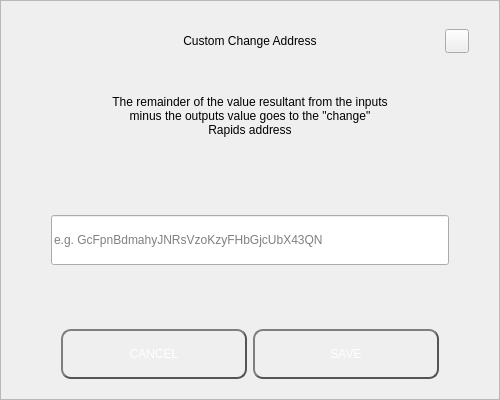
<?xml version="1.0" encoding="UTF-8"?>
<ui version="4.0">
 <class>SendChangeAddressDialog</class>
 <widget class="QDialog" name="SendChangeAddressDialog">
  <property name="geometry">
   <rect>
    <x>0</x>
    <y>0</y>
    <width>500</width>
    <height>400</height>
   </rect>
  </property>
  <property name="windowTitle">
   <string>Dialog</string>
  </property>
  <layout class="QVBoxLayout" name="verticalLayout">
   <property name="spacing">
    <number>0</number>
   </property>
   <property name="leftMargin">
    <number>0</number>
   </property>
   <property name="topMargin">
    <number>0</number>
   </property>
   <property name="rightMargin">
    <number>0</number>
   </property>
   <property name="bottomMargin">
    <number>0</number>
   </property>
   <item>
    <widget class="QFrame" name="frame">
     <property name="styleSheet">
      <string notr="true"/>
     </property>
     <property name="frameShape">
      <enum>QFrame::StyledPanel</enum>
     </property>
     <property name="frameShadow">
      <enum>QFrame::Raised</enum>
     </property>
     <layout class="QVBoxLayout" name="verticalLayout_2" stretch="0,0,0,0,0,0,0">
      <property name="spacing">
       <number>0</number>
      </property>
      <property name="leftMargin">
       <number>30</number>
      </property>
      <property name="topMargin">
       <number>20</number>
      </property>
      <property name="rightMargin">
       <number>30</number>
      </property>
      <property name="bottomMargin">
       <number>20</number>
      </property>
      <item>
       <layout class="QHBoxLayout" name="horizontalLayout_3">
        <property name="spacing">
         <number>0</number>
        </property>
        <item>
         <spacer name="horizontalSpacer_2">
          <property name="orientation">
           <enum>Qt::Horizontal</enum>
          </property>
          <property name="sizeHint" stdset="0">
           <size>
            <width>40</width>
            <height>20</height>
           </size>
          </property>
         </spacer>
        </item>
        <item>
         <widget class="QLabel" name="labelTitle">
          <property name="minimumSize">
           <size>
            <width>0</width>
            <height>40</height>
           </size>
          </property>
          <property name="maximumSize">
           <size>
            <width>16777215</width>
            <height>40</height>
           </size>
          </property>
          <property name="styleSheet">
           <string notr="true">padding-left:24px;</string>
          </property>
          <property name="text">
           <string>Custom Change Address</string>
          </property>
          <property name="alignment">
           <set>Qt::AlignCenter</set>
          </property>
          <property name="margin">
           <number>7</number>
          </property>
         </widget>
        </item>
        <item>
         <spacer name="horizontalSpacer">
          <property name="orientation">
           <enum>Qt::Horizontal</enum>
          </property>
          <property name="sizeHint" stdset="0">
           <size>
            <width>40</width>
            <height>20</height>
           </size>
          </property>
         </spacer>
        </item>
        <item>
         <widget class="QPushButton" name="btnEsc">
          <property name="minimumSize">
           <size>
            <width>24</width>
            <height>24</height>
           </size>
          </property>
          <property name="maximumSize">
           <size>
            <width>24</width>
            <height>24</height>
           </size>
          </property>
          <property name="focusPolicy">
           <enum>Qt::NoFocus</enum>
          </property>
          <property name="text">
           <string/>
          </property>
         </widget>
        </item>
       </layout>
      </item>
      <item>
       <spacer name="verticalSpacer_2">
        <property name="orientation">
         <enum>Qt::Vertical</enum>
        </property>
        <property name="sizeType">
         <enum>QSizePolicy::Fixed</enum>
        </property>
        <property name="sizeHint" stdset="0">
         <size>
          <width>20</width>
          <height>20</height>
         </size>
        </property>
       </spacer>
      </item>
      <item alignment="Qt::AlignHCenter">
       <widget class="QLabel" name="labelMessage">
        <property name="minimumSize">
         <size>
          <width>0</width>
          <height>70</height>
         </size>
        </property>
        <property name="text">
         <string>The remainder of the value resultant from the inputs minus the outputs value goes to the &quot;change&quot; Rapids address</string>
        </property>
        <property name="alignment">
         <set>Qt::AlignCenter</set>
        </property>
        <property name="wordWrap">
         <bool>true</bool>
        </property>
       </widget>
      </item>
      <item>
       <spacer name="verticalSpacer_3">
        <property name="orientation">
         <enum>Qt::Vertical</enum>
        </property>
        <property name="sizeHint" stdset="0">
         <size>
          <width>20</width>
          <height>40</height>
         </size>
        </property>
       </spacer>
      </item>
      <item>
       <layout class="QHBoxLayout" name="horizontalLayout_2">
        <property name="spacing">
         <number>0</number>
        </property>
        <property name="leftMargin">
         <number>20</number>
        </property>
        <property name="rightMargin">
         <number>20</number>
        </property>
        <item>
         <widget class="QLineEdit" name="lineEditAddress">
          <property name="minimumSize">
           <size>
            <width>0</width>
            <height>50</height>
           </size>
          </property>
          <property name="placeholderText">
           <string notr="true">e.g. GcFpnBdmahyJNRsVzoKzyFHbGjcUbX43QN</string>
          </property>
         </widget>
        </item>
       </layout>
      </item>
      <item>
       <spacer name="verticalSpacer">
        <property name="orientation">
         <enum>Qt::Vertical</enum>
        </property>
        <property name="sizeHint" stdset="0">
         <size>
          <width>20</width>
          <height>40</height>
         </size>
        </property>
       </spacer>
      </item>
      <item>
       <layout class="QHBoxLayout" name="horizontalLayout" stretch="2,2">
        <property name="spacing">
         <number>6</number>
        </property>
        <property name="leftMargin">
         <number>30</number>
        </property>
        <property name="rightMargin">
         <number>30</number>
        </property>
        <item>
         <widget class="QPushButton" name="btnCancel">
          <property name="minimumSize">
           <size>
            <width>180</width>
            <height>50</height>
           </size>
          </property>
          <property name="focusPolicy">
           <enum>Qt::NoFocus</enum>
          </property>
          <property name="styleSheet">
           <string notr="true">QPushButton {
color: #fff;
border: 2px solid #555;
border-radius: 10px;
border-style: outset;
background: qradialgradient(
cx: 0.3, cy: -0.4, fx: 0.3, fy: -0.4,
radius: 1.35, stop: 0 #FF5533, stop: 1 #FF5533
);
padding: 5px;
}

QPushButton:hover {
background: qradialgradient(
cx: 0.3, cy: -0.4, fx: 0.3, fy: -0.4,
radius: 1.35, stop: 0 #FF9333, stop: 1 #FF9333
);
}</string>
          </property>
          <property name="text">
           <string>CANCEL</string>
          </property>
         </widget>
        </item>
        <item>
         <widget class="QPushButton" name="btnSave">
          <property name="minimumSize">
           <size>
            <width>180</width>
            <height>50</height>
           </size>
          </property>
          <property name="focusPolicy">
           <enum>Qt::NoFocus</enum>
          </property>
          <property name="styleSheet">
           <string notr="true">QPushButton {
color: #fff;
border: 2px solid #555;
border-radius: 10px;
border-style: outset;
background: qradialgradient(
cx: 0.3, cy: -0.4, fx: 0.3, fy: -0.4,
radius: 1.35, stop: 0 #FF5533, stop: 1 #FF5533
);
padding: 5px;
}

QPushButton:hover {
background: qradialgradient(
cx: 0.3, cy: -0.4, fx: 0.3, fy: -0.4,
radius: 1.35, stop: 0 #FF9333, stop: 1 #FF9333
);
}</string>
          </property>
          <property name="text">
           <string>SAVE</string>
          </property>
         </widget>
        </item>
       </layout>
      </item>
     </layout>
    </widget>
   </item>
  </layout>
 </widget>
 <resources/>
 <connections/>
</ui>
